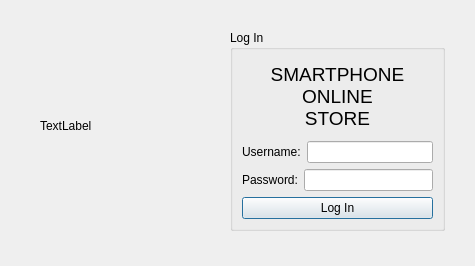
<?xml version="1.0" encoding="UTF-8"?>
<ui version="4.0">
 <class>logIn</class>
 <widget class="QDialog" name="logIn">
  <property name="geometry">
   <rect>
    <x>0</x>
    <y>0</y>
    <width>475</width>
    <height>266</height>
   </rect>
  </property>
  <property name="windowTitle">
   <string>Dialog</string>
  </property>
  <widget class="QGroupBox" name="groupBox">
   <property name="geometry">
    <rect>
     <x>230</x>
     <y>30</y>
     <width>215</width>
     <height>201</height>
    </rect>
   </property>
   <property name="title">
    <string>Log In</string>
   </property>
   <layout class="QVBoxLayout" name="verticalLayout_2">
    <item>
     <widget class="QLabel" name="label">
      <property name="font">
       <font>
        <pointsize>14</pointsize>
       </font>
      </property>
      <property name="styleSheet">
       <string notr="true">text-align:center;
</string>
      </property>
      <property name="text">
       <string>&lt;p style: &quot;text-align:center; &quot;&gt;SMARTPHONE&lt;br&gt;ONLINE&lt;br&gt;STORE&lt;/p&gt;</string>
      </property>
      <property name="alignment">
       <set>Qt::AlignCenter</set>
      </property>
     </widget>
    </item>
    <item>
     <layout class="QVBoxLayout" name="verticalLayout">
      <item>
       <layout class="QHBoxLayout" name="horizontalLayout">
        <item>
         <widget class="QLabel" name="label_2">
          <property name="text">
           <string>Username:</string>
          </property>
         </widget>
        </item>
        <item>
         <widget class="QLineEdit" name="line_user"/>
        </item>
       </layout>
      </item>
      <item>
       <layout class="QHBoxLayout" name="horizontalLayout_2">
        <item>
         <widget class="QLabel" name="label_3">
          <property name="text">
           <string>Password:</string>
          </property>
         </widget>
        </item>
        <item>
         <widget class="QLineEdit" name="line_pass">
          <property name="echoMode">
           <enum>QLineEdit::Password</enum>
          </property>
         </widget>
        </item>
       </layout>
      </item>
     </layout>
    </item>
    <item>
     <widget class="QPushButton" name="pushButton">
      <property name="text">
       <string>Log In</string>
      </property>
     </widget>
    </item>
   </layout>
  </widget>
  <widget class="QLabel" name="label_pic">
   <property name="geometry">
    <rect>
     <x>40</x>
     <y>40</y>
     <width>171</width>
     <height>171</height>
    </rect>
   </property>
   <property name="text">
    <string>TextLabel</string>
   </property>
  </widget>
 </widget>
 <resources/>
 <connections/>
</ui>
